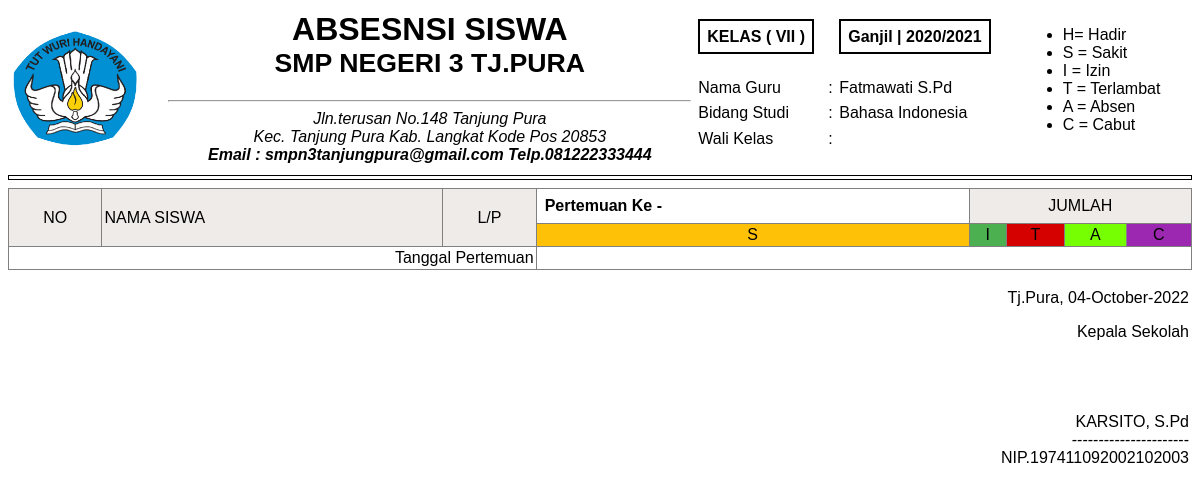
The page /guru/modul/rekap/rekap_persemester.php?pelajaran=7&kelas=5 (signed in) on the database its author committed.
### tables this page shows
CREATE TABLE `tb_mengajar` (
  `id_mengajar` int(11) NOT NULL,
  `kode_pelajaran` varchar(30) NOT NULL,
  `hari` varchar(40) NOT NULL,
  `jam_mengajar` varchar(60) NOT NULL,
  `jamke` varchar(11) NOT NULL,
  `id_guru` int(11) NOT NULL,
  `id_mapel` int(11) NOT NULL,
  `id_mkelas` int(11) NOT NULL,
  `id_semester` int(11) NOT NULL,
  `id_thajaran` int(11) NOT NULL
);

CREATE TABLE `tb_mkelas` (
  `id_mkelas` int(11) NOT NULL,
  `kd_kelas` varchar(40) NOT NULL,
  `nama_kelas` varchar(40) NOT NULL
);

CREATE TABLE `tb_semester` (
  `id_semester` int(11) NOT NULL,
  `semester` varchar(45) NOT NULL,
  `status` int(10) NOT NULL
);

CREATE TABLE `tb_thajaran` (
  `id_thajaran` int(11) NOT NULL,
  `tahun_ajaran` varchar(30) NOT NULL,
  `status` int(11) NOT NULL
);

CREATE TABLE `tb_guru` (
  `id_guru` int(11) NOT NULL,
  `nip` varchar(15) NOT NULL,
  `nama_guru` varchar(120) NOT NULL,
  `email` varchar(65) NOT NULL,
  `password` varchar(100) NOT NULL,
  `foto` varchar(255) NOT NULL,
  `status` varchar(5) NOT NULL
);

CREATE TABLE `tb_master_mapel` (
  `id_mapel` int(11) NOT NULL,
  `kode_mapel` varchar(40) NOT NULL,
  `mapel` varchar(60) NOT NULL
);

### guru/modul/rekap/rekap_persemester.php (the view, shortened to what this page needs)
<?php
include '../../../config/db.php';
 ?>
<?php
$kelasMengajar = mysqli_query($con,"SELECT * FROM tb_mengajar
	INNER JOIN tb_guru ON tb_mengajar.id_guru=tb_guru.id_guru
INNER JOIN tb_master_mapel ON tb_mengajar.id_mapel=tb_master_mapel.id_mapel
INNER JOIN tb_mkelas ON tb_mengajar.id_mkelas=tb_mkelas.id_mkelas
INNER JOIN tb_semester ON tb_mengajar.id_semester=tb_semester.id_semester
INNER JOIN tb_thajaran ON tb_mengajar.id_thajaran=tb_thajaran.id_thajaran
WHERE tb_mengajar.id_mengajar='$_GET[pelajaran]' AND tb_mengajar.id_mkelas='$_GET[kelas]'  AND tb_thajaran.status=1 AND tb_semester.status=1  ");
foreach ($kelasMengajar as $d)
$qry = mysqli_query($con,"SELECT * FROM _logabsensi
INNER JOIN tb_siswa ON _logabsensi.id_siswa=tb_siswa.id_siswa
INNER JOIN tb_mengajar ON _logabsensi.id_mengajar=tb_mengajar.id_mengajar
INNER JOIN tb_mkelas ON tb_mengajar.id_mkelas=tb_mkelas.id_mkelas
INNER JOIN tb_semester ON tb_mengajar.id_semester=tb_semester.id_semester
INNER JOIN tb_thajaran ON tb_mengajar.id_thajaran=tb_thajaran.id_thajaran
WHERE tb_mengajar.id_mengajar='$_GET[pelajaran]' AND tb_mengajar.id_mkelas='$_GET[kelas]'  AND tb_thajaran.status=1 AND tb_semester.status=1
	 GROUP BY _logabsensi.id_siswa  ORDER BY _logabsensi.id_siswa ASC  ");
$walikelas = mysqli_query($con,"SELECT * FROM tb_walikelas INNER JOIN tb_guru ON tb_walikelas.id_guru=tb_guru.id_guru WHERE tb_walikelas.id_mkelas='$_GET[kelas]' ");
foreach ($walikelas as $walas)
$tglTerakhir = 25;
 ?>
 <table width="100%">
 	<tr>
 		<td>
 			<img src="../../../assets/img/tut.png" width="130">
 		</td>
 		<td>
 			<center>
 				<h1>
 					ABSESNSI SISWA <br>
 					<small> SMP NEGERI 3 TJ.PURA</small>
 				</h1>
 				<hr>
 				<em>
				 Jln.terusan No.148 Tanjung Pura <br> Kec. Tanjung Pura Kab. Langkat Kode Pos 20853 <br>
 				<b>Email : smpn3tanjungpura@gmail.com Telp.081222333444</b>
 				</em>
 			</center>
 		</td>
 		<td>
 			<table width="100%">
  <tr>
    <td colspan="2"><b style="border: 2px solid;padding: 7px;">
    	KELAS ( <?=strtoupper($d['nama_kelas']) ?> )
    </b> </td>
    <td>
    	<b style="border: 2px solid;padding: 7px;">
    		<?=$d['semester'] ?> |
      <?=$d['tahun_ajaran'] ?>
  </b>
  </td>
    <td rowspan="5">
    	<ul>
    		<li>H= Hadir</li>
    		<li>S = Sakit</li>
    		<li>I = Izin</li>
    		<li>T = Terlambat</li>
    		<li>A = Absen</li>
    		<li>C = Cabut</li>
    	</ul>
</td>
  </tr>
  <tr>
    <td>&nbsp;</td>
    <td>&nbsp;</td>
    <td>&nbsp;</td>
  </tr>
  <tr>
    <td>Nama Guru </td>
    <td>:</td>
    <td><?=$d['nama_guru'] ?></td>
  </tr>
  <tr>
    <td>Bidang Studi </td>
    <td>:</td>
    <td><?=$d['mapel'] ?></td>
  </tr>
  <tr>
    <td>Wali Kelas </td>
    <td>:</td>
    <td><?=$walas['nama_guru'] ?></td>
  </tr>
</table>
 		</td>
 	</tr>
 </table>
<hr style="height: 3px;border: 1px solid;">
<table width="100%" border="1" cellpadding="2" style="border-collapse: collapse;">
  <tr>
    <td rowspan="2" bgcolor="#EFEBE9" align="center">NO</td>
    <td rowspan="2" bgcolor="#EFEBE9">NAMA SISWA</td>
    <td rowspan="2" bgcolor="#EFEBE9" align="center">L/P</td>
    <td colspan="<?=$tglTerakhir;?>" style="padding: 8px;"><b>Pertemuan Ke -</b></td>
    <td colspan="5" align="center" bgcolor="#EFEBE9">JUMLAH</td>
  </tr>
  <tr>
	<td bgcolor="#FFC107" align="center">S</td>
	<td bgcolor="#4CAF50" align="center">I</td>
	<td bgcolor="#D50000" align="center">T</td>
	<td bgcolor="#76FF03" align="center">A</td>
	<td bgcolor="#9C27B0" align="center">C</td>
  </tr>
<tr>
	<td colspan="3" align="right">Tanggal Pertemuan</td>
</tr>
</table>
<table width="100%">
	<tr>
		<td align="right">
			<p>
				Tj.Pura, <?php echo date('d-F-Y'); ?>
			</p>
			<p>
				Kepala Sekolah
				<br>
				<br>
				<br>
				<br>
				<br>
				KARSITO, S.Pd <br>
				----------------------<br>
				NIP.197411092002102003
			</p>
		</td>
	</tr>
</table>

### rows shown on the page
tb_mengajar: id_mkelas.nama_kelas "VII", id_semester.semester "Ganjil", id_thajaran.tahun_ajaran "2020/2021", id_guru.nama_guru "Fatmawati S.Pd", id_mapel.mapel "Bahasa Indonesia"
